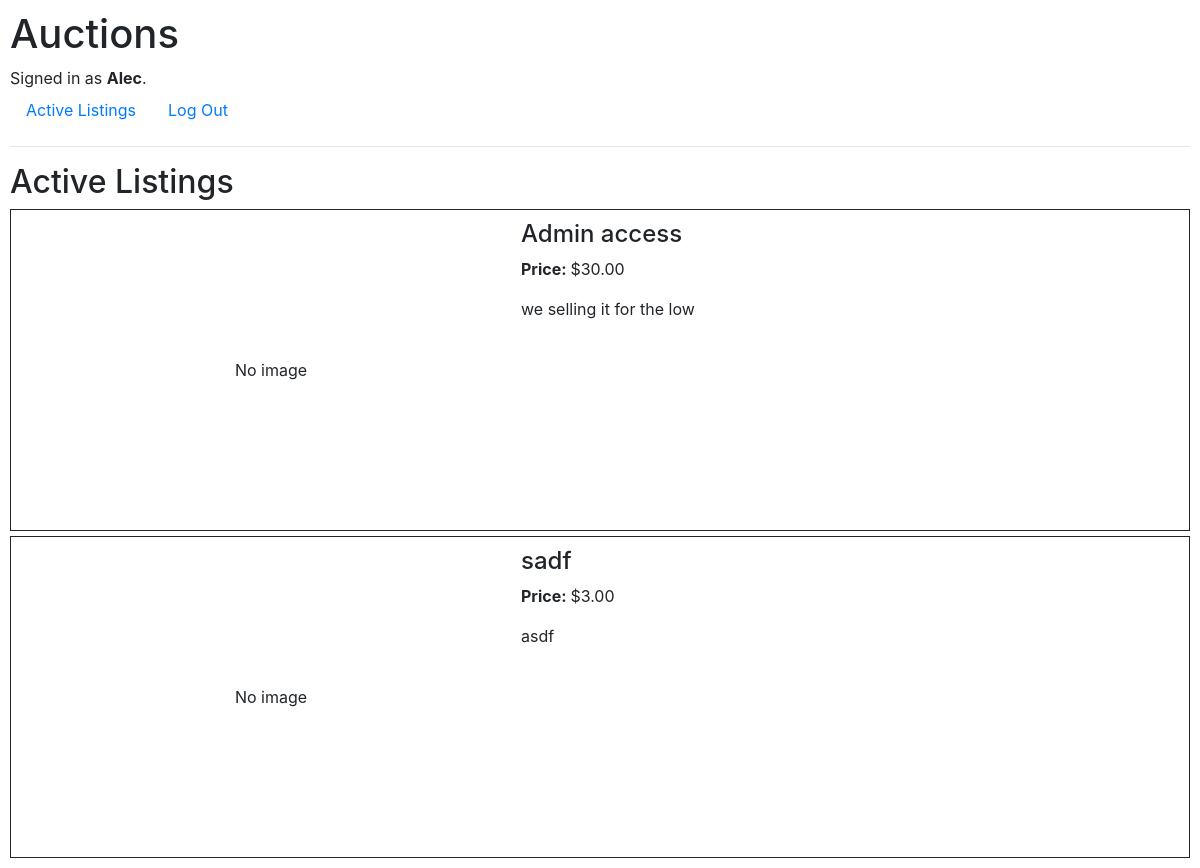
Page / (signed in) on the committed database.
### auctions/models.py (models this page shows)
class User(AbstractUser):
    id = models.AutoField(primary_key=True)

class Listing(models.Model):
    id = models.AutoField(primary_key=True)
    timestamp = models.DateTimeField(auto_now_add=True) # Holds the timestamp for the listing's creation
    title = models.CharField(max_length=64)
    description = models.CharField(max_length=256)
    price = models.DecimalField(decimal_places=2, max_digits=10, validators=[validate_price])
    image_url = models.URLField(blank=True)
    CATEGORIES = [
        ('TOY', 'Toys'),
        ('ELC', 'Electronics'),
        ('HOM', 'Home'),
        ('TOO', 'Tools'),
    ]
    category = models.CharField(max_length=3, choices=CATEGORIES, blank=True)
    owner = models.ForeignKey(User, on_delete=models.CASCADE)
    is_active = models.BooleanField(default=True, auto_created=True)

### auctions/views.py (the view)
# urls.py: path("", views.index, name="index"),
def index(request):
    active_listings = Listing.objects.filter(is_active=True)
    return render(request, "auctions/index.html", {
        'active_listings': active_listings
    })

### auctions/templates/auctions/index.html
{% extends "auctions/layout.html" %}
{% block body %}
<h2>Active Listings</h2>
{% for listing in active_listings %}
<div class="listing-container">
    <div class="hstack">
        <div class="listing-image-container">
        {% if listing.image_url%}
            <img class="listing-image" src="{{ listing.image_url }}">
        {% else %}
            <div class="no-image center">
                No image
            </div>
        {% endif %}
        </div>
        <div class="vstack">
            <h4>{{ listing.title }}</h4>
            <p><strong>Price: </strong>${{ listing.price }}</p>
            {% if listing.description %}
            <p>{{ listing.description }}</p>
            {% endif %}
        </div>
    </div>
</div>
{% endfor %}
{% endblock %}

### auctions/templates/auctions/layout.html (shortened to what this page needs)
{% load static %}
<!DOCTYPE html>
<html lang="en">
    <head>
        <link rel="stylesheet" href="https://stackpath.bootstrapcdn.com/bootstrap/4.4.1/css/bootstrap.min.css">
        <link href="{% static 'auctions/styles.css' %}" rel="stylesheet">
    </head>
    <body>
        <h1>Auctions</h1>
        <div>
            {% if user.is_authenticated %}
                Signed in as <strong>{{ user.username }}</strong>.
            {% else %}
                Not signed in.
            {% endif %}
        </div>
        <ul class="nav">
            <li class="nav-item">
                <a class="nav-link" href="{% url 'index' %}">Active Listings</a>
            </li>
            {% if user.is_authenticated %}
                <li class="nav-item">
                    <a class="nav-link" href="{% url 'logout' %}">Log Out</a>
                </li>
            {% endif %}
        </ul>
        <hr>
        {% block body %}
        {% endblock %}
    </body>
</html>

### auctions/static/auctions/styles.css (style rules this page uses)
body { padding: 10px; }
.hstack { display: flex; flex-direction: row; flex-wrap: nowrap; }
.listing-container { border: solid; border-width: 1px; border-color: var(--bs-secondary); margin-top: 5px; padding: 10px }
.listing-image-container { width: 500px; height: 300px; position: relative; }
.no-image { margin: auto; }
.center { margin: 0; position: absolute; top: 50%; left: 50%; -ms-transform: translate(-50%, -50%); transform: translate(-50%, -50%); }

### rows in the picture
User: username "Alec"
Listing: image_url "No image", title "Admin access", price "30.00", description "we selling it for the low"
Listing: image_url "No image", title "sadf", price "3.00", description "asdf"
